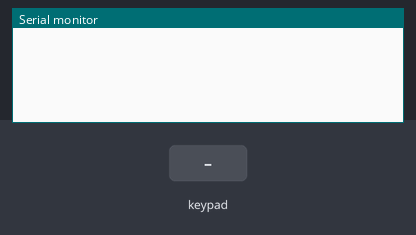
The sketch below on a simulated Arduino Uno, built with avr-gcc and run on an emulated ATmega328P. Parts: the last lines printed to the serial monitor. Inputs (shaded band) come from the test bench.

Above: at 1.2 s.
1.3 s: key '1' pressed
At 2.5 s:
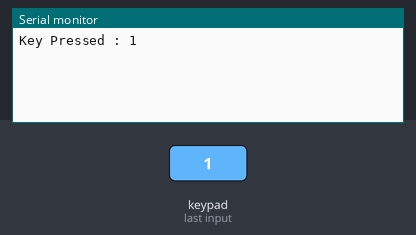
2.8 s: keypad keys 9 8 7 6 # pressed 0.4 s apart
At 5.2 s:
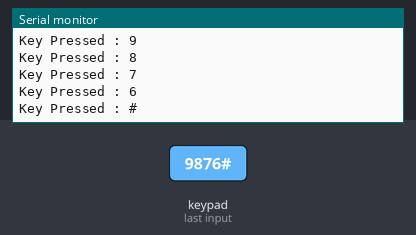
6.3 s: key '*' pressed
At 6.8 s:
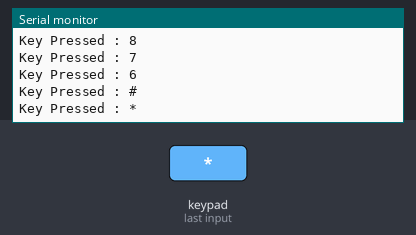
7.8 s: keypad keys 5 4 3 pressed 0.4 s apart
At 9.7 s:
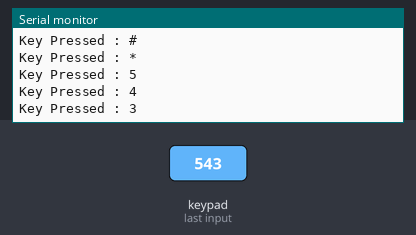
Timing chart, 0 to 11.2 s (numbered marks = the images above; inputs shaded):
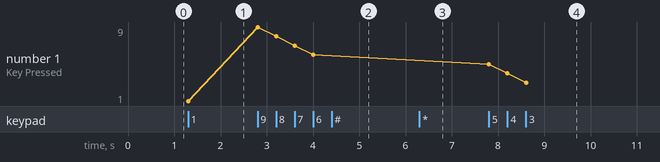

The sketch:

keypad_lcd.ino
```cpp
#include <Keypad.h>
//#include<LiquidCrystal.h>

const byte ROWS = 4; //four rows
const byte COLS = 3; //three columns

//LiquidCrystal lcd(2, 3, 4, 5, 6, 7);

char keys[ROWS][COLS] = {
  {'1', '2', '3'},
  {'4', '5', '6'},
  {'7', '8', '9'},
  {'*', '0', '#'}
};

byte rowPins[ROWS] = {9, 8, 7, 6}; //connect to the row pinouts of the keypad
byte colPins[COLS] = {5, 4, 3}; //connect to the column pinouts of the keypad

//Create an object of keypad
Keypad keypad = Keypad( makeKeymap(keys), rowPins, colPins, ROWS, COLS );


void setup() {
  Serial.begin(9600);
 // lcd.begin(16, 2);
}

void loop()
{
  char key = keypad.getKey();// Read the key

  // Print if key pressed
  if (key)
  {
    Serial.print("Key Pressed : ");
    Serial.println(key);
   // lcd.setCursor( 0, 0);
   // lcd.print("Key Pressed:   ");
   // lcd.setCursor( 12, 0);
   // lcd.print(key);
    //lcd.setCursor( 0, 1);
    //lcd.print("               ");
  }
}
```

Measured:
- after the input at 1.3 s, the serial monitor: prints a new line at once (image 1)
- after the input at 2.8 s, the serial monitor: prints a new line at once (image 2)
- after the input at 6.3 s, the serial monitor: prints a new line at once (image 3)
- after the input at 7.8 s, the serial monitor: prints a new line at once (image 4)
- plotted number 1: 1 → 6 after the input at 2.8 s, 6 → 3 after the input at 7.8 s
